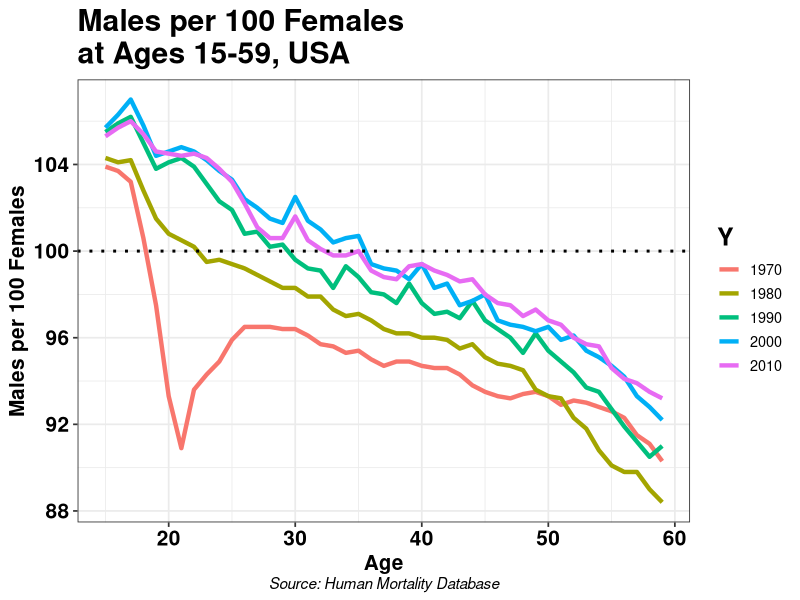
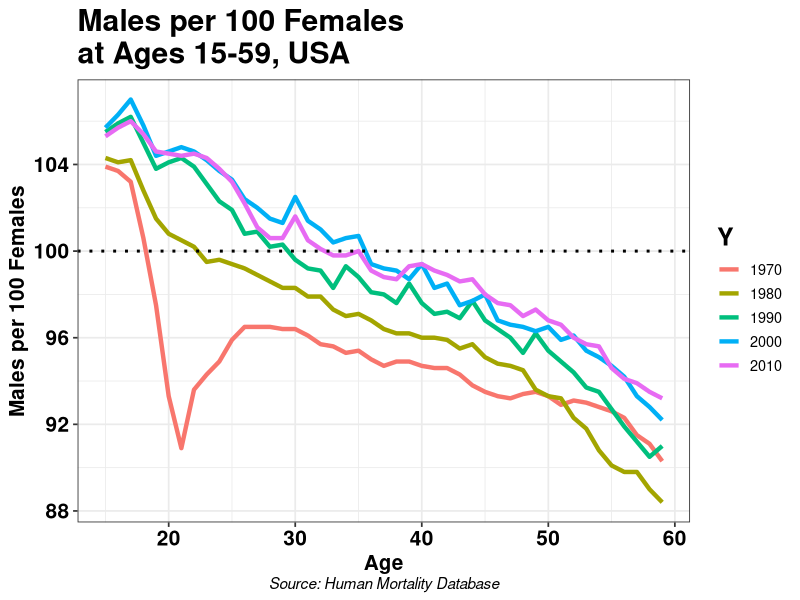

Recreate these plots in R, in order.
# USA male fertility analysis
#
# background:  ratio of males/females from HMD over 1969-2015

library(tidyverse)

# Male data from HFC, as described above
pop = read.table(file='Population.txt', 
                 header=TRUE, skip=2,stringsAsFactors = FALSE) %>%
        mutate(Year = as.numeric(Year)) %>%
        filter(Year %in% 1969:2015)

pop$Age = 0:110

pop = pop %>%
        filter(Age %in% 15:59) %>%
        mutate(sex_ratio=round(100*Male/Female,1),
               Y=factor(Year))


theme_carl <- function () { 
  theme_bw(base_size=13) %+replace% 
    theme(
      title      = element_text(size=18, face='bold'),
      plot.caption  = element_text(size=11, face='italic'),
      axis.text  = element_text(size=15, face='bold'),
      axis.title = element_text(size=15, face='bold')
    )
}

ggplot(data= filter(pop, (Year %% 10 == 0 ) )) +
   aes(x=Age, y=sex_ratio, group=Y, color=Y) +
   geom_line(lwd=1.5) +
   geom_hline(yintercept = 100,lty='dotted',lwd=1) +
   labs(title='Males per 100 Females\nat Ages 15-59, USA',
        caption='Source: Human Mortality Database',
        y='Males per 100 Females') +
   theme_carl()

ggsave(file='USA-sex-ratio.png', height=8, width=8,
       units='in',dpi=300)
